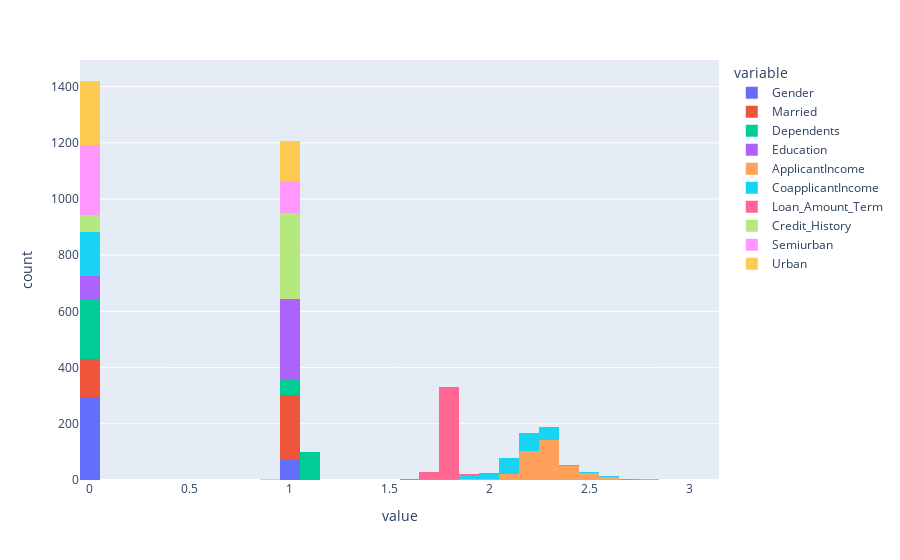

The cell this chart's notebook holds for it:
### Code cell
import plotly.express as px
px.histogram(X**(1/10))

### Figure 1 — Plotly figure (JSON) as saved in the notebook; plotly's stock layout.template omitted (floating-point values rounded to 4 significant figures; data arrays with more than 128 entries replaced by an {"elided": "..."} marker saying what was removed)
{"data": [{"alignmentgroup": "True", "bingroup": "x", "hovertemplate": "variable=Gender<br>value=%{x}<br>count=%{y}<extra></extra>", "legendgroup": "Gender", "marker": {"color": "#636efa", "pattern": {"shape": ""}}, "name": "Gender", "offsetgroup": "Gender", "orientation": "v", "showlegend": true, "type": "histogram", "x": {"elided": "367 int values"}, "xaxis": "x", "yaxis": "y"}, {"alignmentgroup": "True", "bingroup": "x", "hovertemplate": "variable=Married<br>value=%{x}<br>count=%{y}<extra></extra>", "legendgroup": "Married", "marker": {"color": "#EF553B", "pattern": {"shape": ""}}, "name": "Married", "offsetgroup": "Married", "orientation": "v", "showlegend": true, "type": "histogram", "x": {"elided": "367 int values"}, "xaxis": "x", "yaxis": "y"}, {"alignmentgroup": "True", "bingroup": "x", "hovertemplate": "variable=Dependents<br>value=%{x}<br>count=%{y}<extra></extra>", "legendgroup": "Dependents", "marker": {"color": "#00cc96", "pattern": {"shape": ""}}, "name": "Dependents", "offsetgroup": "Dependents", "orientation": "v", "showlegend": true, "type": "histogram", "x": {"elided": "367 float values"}, "xaxis": "x", "yaxis": "y"}, {"alignmentgroup": "True", "bingroup": "x", "hovertemplate": "variable=Education<br>value=%{x}<br>count=%{y}<extra></extra>", "legendgroup": "Education", "marker": {"color": "#ab63fa", "pattern": {"shape": ""}}, "name": "Education", "offsetgroup": "Education", "orientation": "v", "showlegend": true, "type": "histogram", "x": {"elided": "367 int values"}, "xaxis": "x", "yaxis": "y"}, {"alignmentgroup": "True", "bingroup": "x", "hovertemplate": "variable=ApplicantIncome<br>value=%{x}<br>count=%{y}<extra></extra>", "legendgroup": "ApplicantIncome", "marker": {"color": "#FFA15A", "pattern": {"shape": ""}}, "name": "ApplicantIncome", "offsetgroup": "ApplicantIncome", "orientation": "v", "showlegend": true, "type": "histogram", "x": {"elided": "367 float values"}, "xaxis": "x", "yaxis": "y"}, {"alignmentgroup": "True", "bingroup": "x", "hovertemplate": "variable=CoapplicantIncome<br>value=%{x}<br>count=%{y}<extra></extra>", "legendgroup": "CoapplicantIncome", "marker": {"color": "#19d3f3", "pattern": {"shape": ""}}, "name": "CoapplicantIncome", "offsetgroup": "CoapplicantIncome", "orientation": "v", "showlegend": true, "type": "histogram", "x": {"elided": "367 float values"}, "xaxis": "x", "yaxis": "y"}, {"alignmentgroup": "True", "bingroup": "x", "hovertemplate": "variable=Loan_Amount_Term<br>value=%{x}<br>count=%{y}<extra></extra>", "legendgroup": "Loan_Amount_Term", "marker": {"color": "#FF6692", "pattern": {"shape": ""}}, "name": "Loan_Amount_Term", "offsetgroup": "Loan_Amount_Term", "orientation": "v", "showlegend": true, "type": "histogram", "x": {"elided": "367 float values"}, "xaxis": "x", "yaxis": "y"}, {"alignmentgroup": "True", "bingroup": "x", "hovertemplate": "variable=Credit_History<br>value=%{x}<br>count=%{y}<extra></extra>", "legendgroup": "Credit_History", "marker": {"color": "#B6E880", "pattern": {"shape": ""}}, "name": "Credit_History", "offsetgroup": "Credit_History", "orientation": "v", "showlegend": true, "type": "histogram", "x": {"elided": "367 float values"}, "xaxis": "x", "yaxis": "y"}, {"alignmentgroup": "True", "bingroup": "x", "hovertemplate": "variable=Semiurban<br>value=%{x}<br>count=%{y}<extra></extra>", "legendgroup": "Semiurban", "marker": {"color": "#FF97FF", "pattern": {"shape": ""}}, "name": "Semiurban", "offsetgroup": "Semiurban", "orientation": "v", "showlegend": true, "type": "histogram", "x": {"elided": "367 int values"}, "xaxis": "x", "yaxis": "y"}, {"alignmentgroup": "True", "bingroup": "x", "hovertemplate": "variable=Urban<br>value=%{x}<br>count=%{y}<extra></extra>", "legendgroup": "Urban", "marker": {"color": "#FECB52", "pattern": {"shape": ""}}, "name": "Urban", "offsetgroup": "Urban", "orientation": "v", "showlegend": true, "type": "histogram", "x": {"elided": "367 int values"}, "xaxis": "x", "yaxis": "y"}], "layout": {"barmode": "relative", "legend": {"title": {"text": "variable"}, "tracegroupgap": 0}, "margin": {"t": 60}, "xaxis": {"anchor": "y", "domain": [0, 1], "title": {"text": "value"}}, "yaxis": {"anchor": "x", "domain": [0, 1], "title": {"text": "count"}}}}
